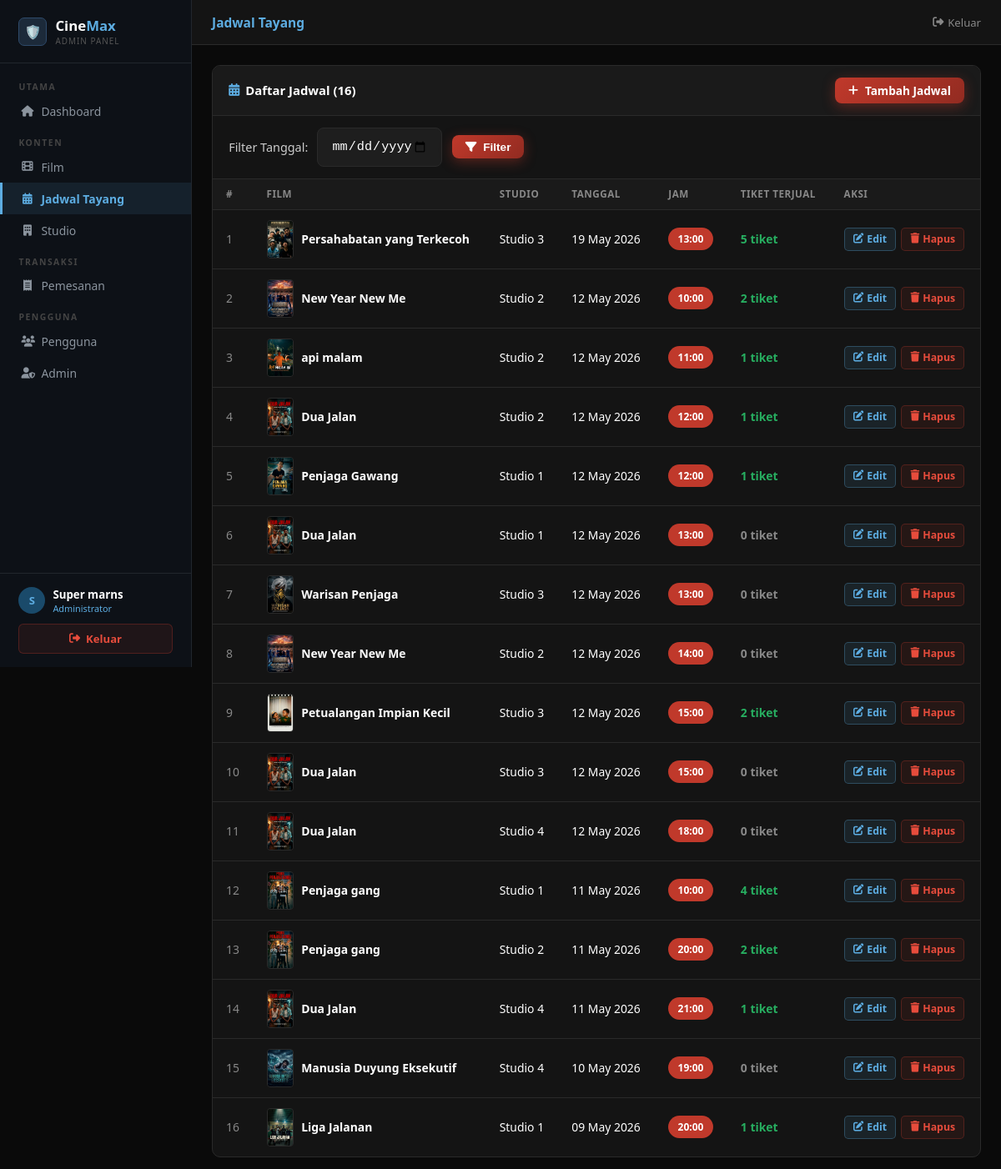
The app's page /bioskop/admin/jadwal.php (signed in) with its own data.
### tables this page shows
CREATE TABLE `jadwal` (
  `id` int(11) NOT NULL,
  `film_id` int(11) DEFAULT NULL,
  `studio_id` int(11) DEFAULT NULL,
  `tanggal` date DEFAULT NULL,
  `jam_tayang` time DEFAULT NULL
);

CREATE TABLE `films` (
  `id` int(11) NOT NULL,
  `judul` varchar(200) NOT NULL,
  `genre` varchar(100) DEFAULT NULL,
  `durasi` int(11) DEFAULT NULL,
  `rating` varchar(10) DEFAULT NULL,
  `sinopsis` text DEFAULT NULL,
  `poster` varchar(255) DEFAULT NULL,
  `harga` decimal(10,2) DEFAULT 50000.00,
  `status` enum('tayang','akan_tayang','selesai') DEFAULT 'tayang',
  `created_at` timestamp NOT NULL DEFAULT current_timestamp()
);

CREATE TABLE `studio` (
  `id` int(11) NOT NULL,
  `nama` varchar(50) NOT NULL,
  `kapasitas` int(11) DEFAULT 100
);

### bioskop/admin/jadwal.php (the view, shortened to what this page needs)
<?php
require_once '../config/database.php';
$filter_tgl = $_GET['tanggal'] ?? '';
$where      = $filter_tgl ? "WHERE j.tanggal = '$filter_tgl'" : "WHERE 1=1";
$daftar_jadwal = $conn->query("
    SELECT j.*, f.judul AS film_judul, f.poster AS film_poster, s.nama AS studio_nama,
           (SELECT COUNT(*) FROM pemesanan p WHERE p.jadwal_id = j.id AND p.status = 'confirmed') AS total_pesan
    FROM jadwal j
    JOIN films f ON j.film_id = f.id
    JOIN studio s ON j.studio_id = s.id
    $where
    ORDER BY j.tanggal DESC, j.jam_tayang ASC
");
include 'includes/header.php';
?>
<div class="box">
    <div class="box-header">
        <h3><i class="fas fa-calendar-alt"></i> Daftar Jadwal (<?= $daftar_jadwal->num_rows ?>)</h3>
        <a href="jadwal.php?action=add" class="btn btn-primary btn-sm">
            <i class="fas fa-plus"></i> Tambah Jadwal
        </a>
    </div>
    <div class="filter-bar">
        <form method="GET" class="filter-form">
            <label class="form-label filter-label">Filter Tanggal:</label>
            <input type="date" name="tanggal" class="form-control filter-input-md"
                   value="<?= htmlspecialchars($filter_tgl) ?>">
            <button type="submit" class="btn btn-primary btn-sm"><i class="fas fa-filter"></i> Filter</button>
        </form>
    </div>
    <div class="tabel-wrap">
        <table class="tabel">
            <thead>
                <tr>
                    <th>#</th>
                    <th>Film</th>
                    <th>Studio</th>
                    <th>Tanggal</th>
                    <th>Jam</th>
                    <th>Tiket Terjual</th>
                    <th>Aksi</th>
                </tr>
            </thead>
            <tbody>
                <?php $no = 1; while ($j = $daftar_jadwal->fetch_assoc()):
                    $poster_path = '../assets/uploads/posters/' . ($j['film_poster'] ?? '');
                ?>
                <tr>
                    <td class="text-abu"><?= $no++ ?></td>
                    <td>
                        <div style="display:flex; align-items:center; gap:0.6rem;">
                            <div style="width:32px; height:46px; border-radius:4px; overflow:hidden;
                                        background:#1a1a1a; border:1px solid #2a2a2a;
                                        display:flex; align-items:center; justify-content:center;
                                        font-size:1rem; flex-shrink:0;">
                                <?php if (!empty($j['film_poster']) && file_exists($poster_path)): ?>
                                <img src="<?= htmlspecialchars($poster_path) ?>"
                                     alt="" style="width:100%; height:100%; object-fit:cover; display:block;">
                                <?php else: ?>
                                🎬
                                <?php endif; ?>
                            </div>
                            <span class="text-bold"><?= htmlspecialchars($j['film_judul']) ?></span>
                        </div>
                    </td>
                    <td><?= htmlspecialchars($j['studio_nama']) ?></td>
                    <td><?= date('d M Y', strtotime($j['tanggal'])) ?></td>
                    <td>
                        <span class="badge badge-primary"><?= substr($j['jam_tayang'], 0, 5) ?></span>
                    </td>
                    <td class="<?= $j['total_pesan'] > 0 ? 'text-hijau' : 'text-abu' ?> text-bold">
                        <?= $j['total_pesan'] ?> tiket
                    </td>
                    <td>
                        <div class="aksi-group">
                            <a href="jadwal.php?action=edit&id=<?= $j['id'] ?>" class="btn-edit">
                                <i class="fas fa-edit"></i> Edit
                            </a>
                            <a href="jadwal.php?action=delete&id=<?= $j['id'] ?>" class="btn-hapus"
                               onclick="return confirm('Hapus jadwal ini?')">
                                <i class="fas fa-trash"></i> Hapus
                            </a>
                        </div>
                    </td>
                </tr>
                <?php endwhile; ?>
            </tbody>
        </table>
    </div>
</div>
<?php include 'includes/footer.php'; ?>

### bioskop/assets/css/style.css (style rules this page uses)
:root { --primary: #c0392b; --primary-dark: #922b21; --primary-light: #e74c3c; --bg-dark: #0a0a0a; --bg-card: #141414; --bg-card2: #1a1a1a; --bg-input: #1e1e1e; --text-white: #ffffff; --text-gray: #aaaaaa; --text-light: #cccccc; --border: #2a2a2a; --border-red: #c0392b; --gold: #f39c12; --success: #27ae60; --shadow: 0 4px 20px rgba(192, 57, 43, 0.3); }
* { margin: 0; padding: 0; box-sizing: border-box; }
body { font-family: 'Segoe UI', Tahoma, Geneva, Verdana, sans-serif; background-color: var(--bg-dark); color: var(--text-white); min-height: 100vh; }
a { text-decoration: none; color: inherit; }
.btn { display: inline-flex; align-items: center; gap: 8px; padding: 0.7rem 1.5rem; border-radius: 8px; font-weight: 600; font-size: 0.95rem; cursor: pointer; border: none; transition: all 0.3s; text-decoration: none; }
.btn-primary { background: linear-gradient(135deg, var(--primary), var(--primary-dark)); color: white; box-shadow: 0 4px 15px rgba(192, 57, 43, 0.4); }
.btn-sm { padding: 0.4rem 1rem; font-size: 0.85rem; }
.form-label { display: block; margin-bottom: 0.5rem; color: var(--text-light); font-weight: 500; font-size: 0.9rem; }
.form-control { width: 100%; padding: 0.8rem 1rem; background: var(--bg-input); border: 1px solid var(--border); border-radius: 8px; color: var(--text-white); font-size: 0.95rem; transition: all 0.3s; }
.form-control::placeholder { color: #555; }
.badge { display: inline-block; padding: 0.3rem 0.7rem; border-radius: 20px; font-size: 0.75rem; font-weight: 600; }
.badge-primary { background: var(--primary); color: white; }

### bioskop/assets/css/admin.css (style rules this page uses)
body { display: flex; flex-direction: column; min-height: 100vh; }
.box { background: #141414; border: 1px solid #2a2a2a; border-radius: 10px; overflow: hidden; margin-bottom: 1.5rem; }
.box-header { padding: 0.85rem 1.2rem; background: #1a1a1a; border-bottom: 1px solid #2a2a2a; display: flex; align-items: center; justify-content: space-between; }
.box-header h3 { font-size: 0.93rem; font-weight: 700; display: flex; align-items: center; gap: 7px; }
.box-header h3 i { color: #5dade2; }
.tabel { width: 100%; border-collapse: collapse; }
.tabel th { background: #1a1a1a; padding: 0.65rem 1rem; text-align: left; font-size: 0.73rem; font-weight: 700; color: #888; text-transform: uppercase; letter-spacing: 0.5px; border-bottom: 1px solid #2a2a2a; }
.tabel td { padding: 0.75rem 1rem; border-bottom: 1px solid #2a2a2a; font-size: 0.87rem; vertical-align: middle; }
.tabel tr:last-child td { border-bottom: none; }
.btn-edit, .btn-hapus, .btn-lihat { display: inline-flex; align-items: center; gap: 4px; padding: 0.28rem 0.65rem; border-radius: 5px; font-size: 0.77rem; font-weight: 600; border: 1px solid; cursor: pointer; text-decoration: none; transition: opacity 0.2s; }
.btn-edit { background: rgba(93,173,226,0.1); color: #5dade2; border-color: rgba(93,173,226,0.3); }
.btn-hapus { background: rgba(192,57,43,0.1); color: #e74c3c; border-color: rgba(192,57,43,0.3); }
.aksi-group { display: flex; gap: 0.35rem; }
.filter-bar { padding: 0.85rem 1.2rem; border-bottom: 1px solid #2a2a2a; display: flex; gap: 0.7rem; flex-wrap: wrap; align-items: center; }
.text-hijau { color: #27ae60; }
.text-abu { color: #888; }
.text-bold { font-weight: 700; }
.filter-label { margin: 0; white-space: nowrap; }
.filter-form { display: flex; gap: 0.7rem; flex-wrap: wrap; align-items: center; width: 100%; }
.filter-input-md { max-width: 150px; }
.tabel-wrap { overflow-x: auto; }

### records on screen
jadwal: film.poster (picture), film.judul "Persahabatan yang Terkecoh", studio.nama "Studio 3", tanggal "19 May 2026", jam_tayang "13:00", total_pesan "5"
jadwal: film.poster (picture), film.judul "New Year New Me", studio.nama "Studio 2", tanggal "12 May 2026", jam_tayang "10:00", total_pesan "2"
jadwal: film.poster (picture), film.judul "api malam", studio.nama "Studio 2", tanggal "12 May 2026", jam_tayang "11:00", total_pesan "1"
jadwal: film.poster (picture), film.judul "Dua Jalan", studio.nama "Studio 2", tanggal "12 May 2026", jam_tayang "12:00", total_pesan "1"
jadwal: film.poster (picture), film.judul "Penjaga Gawang", studio.nama "Studio 1", tanggal "12 May 2026", jam_tayang "12:00", total_pesan "1"
jadwal: film.poster (picture), film.judul "Dua Jalan", studio.nama "Studio 1", tanggal "12 May 2026", jam_tayang "13:00", total_pesan "0"
jadwal: film.poster (picture), film.judul "Warisan Penjaga", studio.nama "Studio 3", tanggal "12 May 2026", jam_tayang "13:00", total_pesan "0"
jadwal: film.poster (picture), film.judul "New Year New Me", studio.nama "Studio 2", tanggal "12 May 2026", jam_tayang "14:00", total_pesan "0"
jadwal: film.poster (picture), film.judul "Petualangan Impian Kecil", studio.nama "Studio 3", tanggal "12 May 2026", jam_tayang "15:00", total_pesan "2"
jadwal: film.poster (picture), film.judul "Dua Jalan", studio.nama "Studio 3", tanggal "12 May 2026", jam_tayang "15:00", total_pesan "0"
jadwal: film.poster (picture), film.judul "Dua Jalan", studio.nama "Studio 4", tanggal "12 May 2026", jam_tayang "18:00", total_pesan "0"
jadwal: film.poster (picture), film.judul "Penjaga gang", studio.nama "Studio 1", tanggal "11 May 2026", jam_tayang "10:00", total_pesan "4"
jadwal: film.poster (picture), film.judul "Penjaga gang", studio.nama "Studio 2", tanggal "11 May 2026", jam_tayang "20:00", total_pesan "2"
jadwal: film.poster (picture), film.judul "Dua Jalan", studio.nama "Studio 4", tanggal "11 May 2026", jam_tayang "21:00", total_pesan "1"
jadwal: film.poster (picture), film.judul "Manusia Duyung Eksekutif", studio.nama "Studio 4", tanggal "10 May 2026", jam_tayang "19:00", total_pesan "0"
jadwal: film.poster (picture), film.judul "Liga Jalanan", studio.nama "Studio 1", tanggal "09 May 2026", jam_tayang "20:00", total_pesan "1"

### other values on screen
substr($_SESSION['admin_nama'] ?? 'A', 0, 1) "S"
$_SESSION['admin_nama'] "Super marns"
$pageTitle "Jadwal Tayang"
$daftar_jadwal->num_rows "16"
